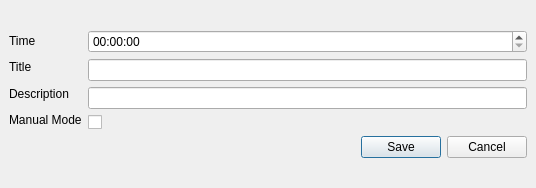
<?xml version="1.0" encoding="UTF-8"?>
<ui version="4.0">
 <class>TaskDialog</class>
 <widget class="QDialog" name="TaskDialog">
  <property name="geometry">
   <rect>
    <x>0</x>
    <y>0</y>
    <width>536</width>
    <height>188</height>
   </rect>
  </property>
  <property name="windowTitle">
   <string>Task</string>
  </property>
  <layout class="QGridLayout" name="gridLayout_2">
   <property name="leftMargin">
    <number>0</number>
   </property>
   <property name="topMargin">
    <number>0</number>
   </property>
   <property name="rightMargin">
    <number>0</number>
   </property>
   <property name="bottomMargin">
    <number>0</number>
   </property>
   <item row="0" column="0">
    <widget class="QWidget" name="centeralwidget" native="true">
     <layout class="QGridLayout" name="gridLayout">
      <item row="0" column="0">
       <layout class="QVBoxLayout" name="verticalLayout_3">
        <item>
         <layout class="QHBoxLayout" name="horizontalLayout">
          <item>
           <layout class="QVBoxLayout" name="verticalLayout_2">
            <item>
             <widget class="QLabel" name="labelTime">
              <property name="text">
               <string>Time</string>
              </property>
             </widget>
            </item>
            <item>
             <widget class="QLabel" name="labelTitle">
              <property name="text">
               <string>Title</string>
              </property>
             </widget>
            </item>
            <item>
             <widget class="QLabel" name="labelDescription">
              <property name="text">
               <string>Description</string>
              </property>
             </widget>
            </item>
            <item>
             <widget class="QLabel" name="labelManual">
              <property name="text">
               <string>Manual Mode</string>
              </property>
             </widget>
            </item>
           </layout>
          </item>
          <item>
           <layout class="QVBoxLayout" name="verticalLayout">
            <item>
             <widget class="QTimeEdit" name="timeEdit"/>
            </item>
            <item>
             <widget class="QLineEdit" name="edtTitle"/>
            </item>
            <item>
             <widget class="QLineEdit" name="edtDescription"/>
            </item>
            <item>
             <widget class="QCheckBox" name="chkManual">
              <property name="text">
               <string/>
              </property>
             </widget>
            </item>
           </layout>
          </item>
         </layout>
        </item>
        <item>
         <layout class="QHBoxLayout" name="horizontalLayout_2">
          <item>
           <spacer name="horizontalSpacer">
            <property name="orientation">
             <enum>Qt::Orientation::Horizontal</enum>
            </property>
            <property name="sizeHint" stdset="0">
             <size>
              <width>40</width>
              <height>20</height>
             </size>
            </property>
           </spacer>
          </item>
          <item>
           <widget class="QPushButton" name="btnAccept">
            <property name="text">
             <string>Save</string>
            </property>
           </widget>
          </item>
          <item>
           <widget class="QPushButton" name="btnReject">
            <property name="text">
             <string>Cancel</string>
            </property>
           </widget>
          </item>
         </layout>
        </item>
       </layout>
      </item>
     </layout>
    </widget>
   </item>
  </layout>
 </widget>
 <resources>
  <include location="resources/resources.qrc"/>
 </resources>
 <connections/>
</ui>
